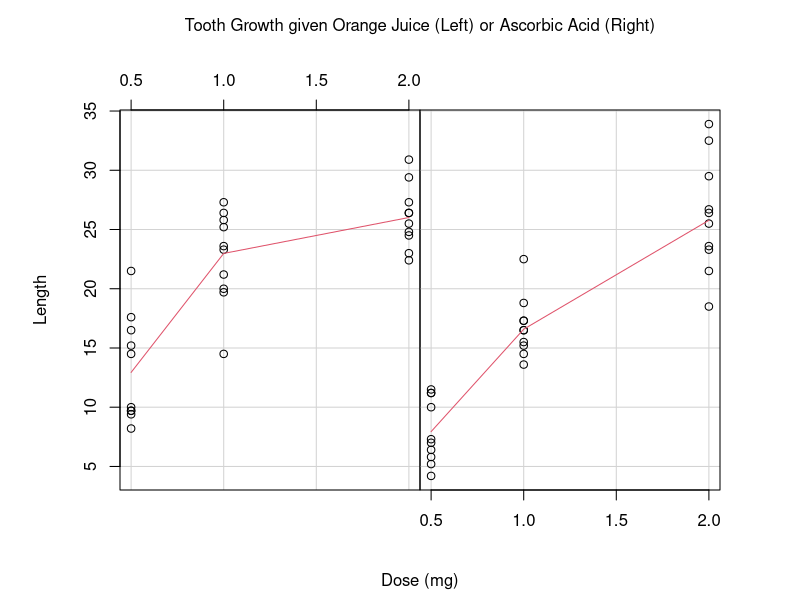
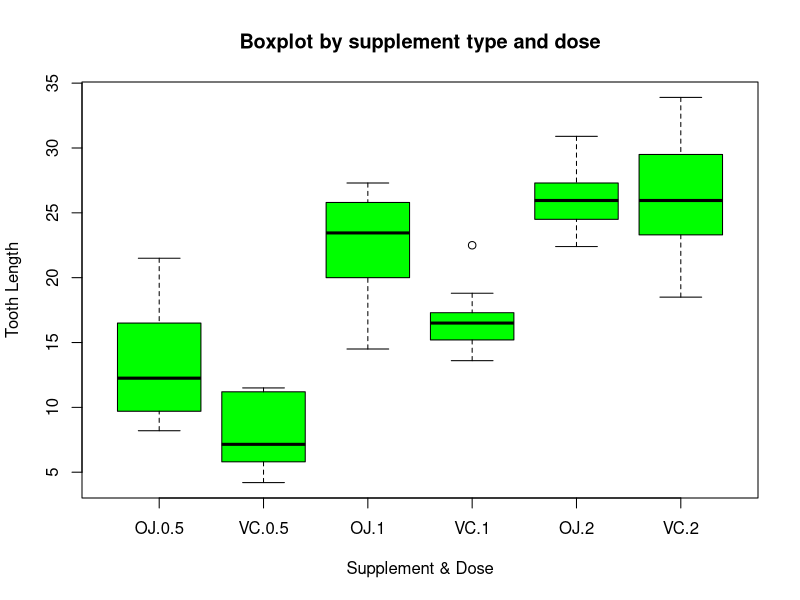
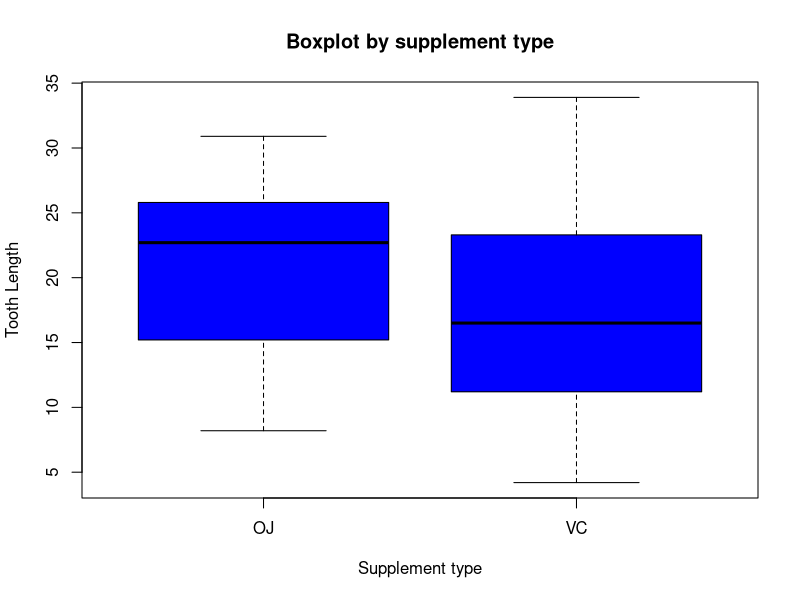

The R source for these figures, in order:
## ---- chunk 1

# Loading the dataset
data(ToothGrowth)
# Basic information about the dataset
str(ToothGrowth)

library(graphics)
  coplot(len ~ dose | supp, ToothGrowth, panel = panel.smooth, 
         show.given = FALSE, ylab = "Length", 
         xlab = c("Dose (mg)", 
                  "Tooth Growth given Orange Juice (Left) or Ascorbic Acid (Right)"))
## ---- chunk 2
# Basic summary of the data
summary(ToothGrowth)
# Boxplot by supplement type and dose
boxplot(len ~ supp * dose, ToothGrowth, col="green", ylab="Tooth Length", xlab="Supplement & Dose",main="Boxplot by supplement type and dose") 
# Boxplot by supplement
boxplot(len ~ supp, ToothGrowth, col="blue", ylab="Tooth Length", xlab="Supplement type",main="Boxplot by supplement type") 

## ---- chunk 3
# The T-test at 0.5 mg
t.test(len ~ supp, ToothGrowth[ToothGrowth$dose == .5, ])
# The T-test at 1 mg
t.test(len ~ supp, ToothGrowth[ToothGrowth$dose == 1, ])
# The T-test at 2 mg
t.test(len ~ supp, ToothGrowth[ToothGrowth$dose == 2, ])

